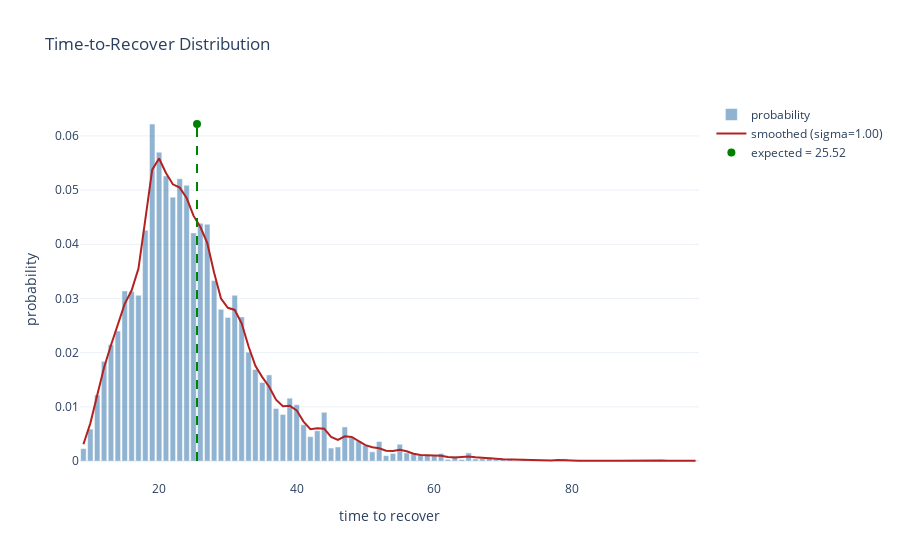
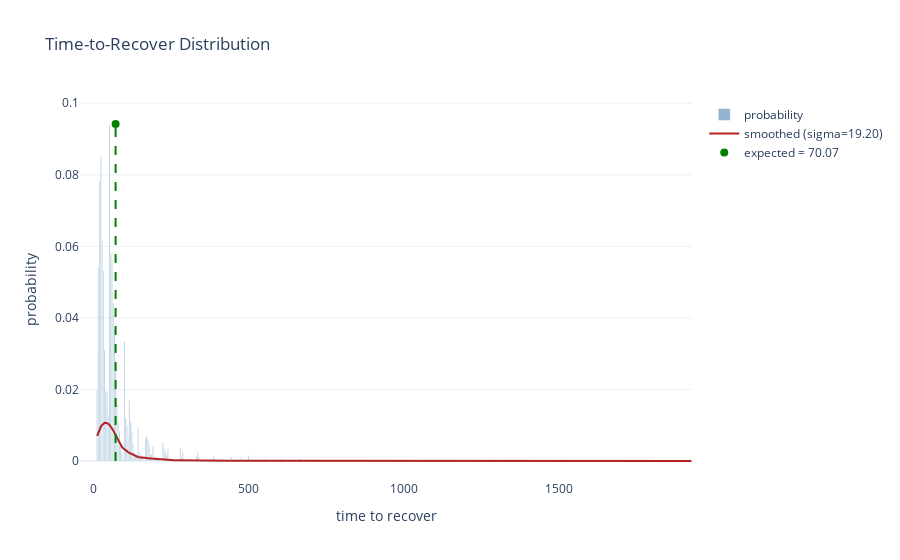
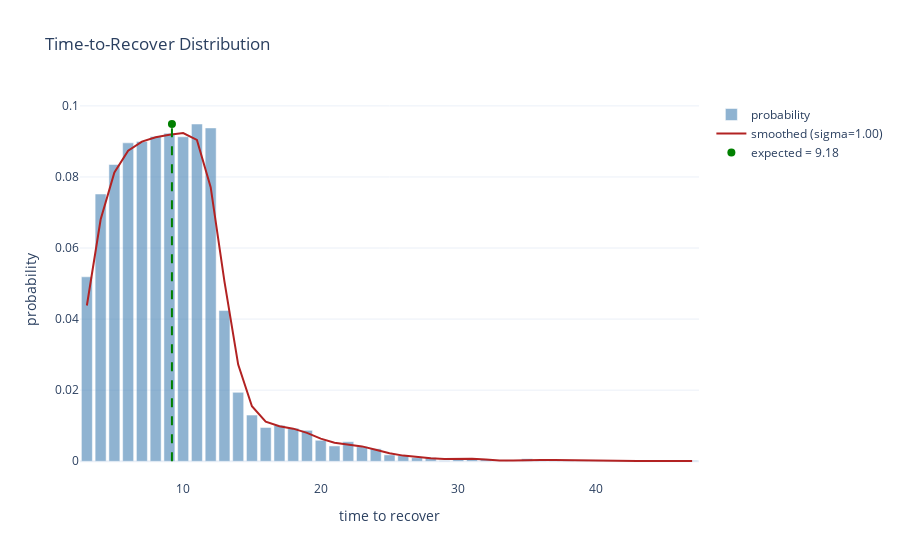

Write notebook code for charts like these, in order.
### Code cell
# Just restart the notebook and it will run all benchmarks again.
# Cached benchmarks are stored in memory and reused if the source file did not change.


def compute_sha1(path):
    """Return SHA1 hash of the file's contents."""
    with open(path, "rb") as f:
        return hashlib.sha1(f.read()).hexdigest()


def load_module(name):
    """Import or reload impls.<name>."""
    full_name = "impls." + name

    if full_name in globals():
        module = importlib.reload(globals()[full_name])
    else:
        module = importlib.import_module(full_name)
        globals()[full_name] = module

    return module


def report(stats):
    render_distribution(stats)
    print(f"Expected time to recover: {stats['expected_time']} packets")
    print(f"Packet efficency: {stats['packet_efficiency']} payload bits/packet")
    print(f"Bit Efficency: {stats['bit_efficency']} payload bits/bit")


# Iterate over implementation files
for file in IMPLS_DIR.glob("*.py"):
    name = file.stem

    # Skip interface and private modules
    if name == "_interface" or name.startswith("_"):
        continue

    print("Found implementation:", name)

    file_hash = compute_sha1(file)

    # If cached: check whether file changed
    if name in benchmark_cache:
        cached = benchmark_cache[name]
        cached_hash = cached["hash"]
        cached_stats = cached["stats"]

        if cached_hash == file_hash:
            print("  No changes. Using cached benchmark.")
            report(cached_stats)
            continue
        else:
            print("  File changed. Reloading and benchmarking again.")
    else:
        print("  First time seen. Benchmarking.")

    # Load/reload implementation
    module = load_module(name)

    # Require expected constructors
    if not hasattr(module, "producer_constructor") or not hasattr(
        module, "recoverer_constructor"
    ):
        print("  Missing constructors. Skipping.\n")
        continue

    N = 5
    D = 2**20
    producer_constructor = module.producer_constructor
    recoverer_constructor = module.recoverer_constructor
    D = getattr(module, "override_D", lambda _: D)(N)

    # Run benchmark
    stats = visual_benchmark(
        producer_constructor,
        recoverer_constructor,
        N=N,
        D=D,
        passes=10000,
    )

    # Store into cache
    benchmark_cache[name] = {
        "hash": file_hash,
        "stats": stats,
    }

    # Render the new result
    report(stats)

### Figure 1 — Plotly figure (JSON) as saved in the notebook; plotly's stock layout.template omitted (floating-point values rounded to 4 significant figures)
{"data": [{"marker": {"color": "steelblue"}, "name": "probability", "opacity": 0.6, "type": "bar", "x": [9, 10, 11, 12, 13, 14, 15, 16, 17, 18, 19, 20, 21, 22, 23, 24, 25, 26, 27, 28, 29, 30, 31, 32, 33, 34, 35, 36, 37, 38, 39, 40, 41, 42, 43, 44, 45, 46, 47, 48, 49, 50, 51, 52, 53, 54, 55, 56, 57, 58, 59, 60, 61, 62, 63, 64, 65, 66, 67, 68, 69, 70, 71, 72, 73, 74, 75, 76, 77, 78, 79, 80, 81, 82, 83, 84, 85, 86, 87, 88, 89, 90, 91, 92, 93, 94, 95, 96, 97, 98], "y": [0.0023, 0.0059, 0.0122, 0.0184, 0.0215, 0.024, 0.0314, 0.0313, 0.0306, 0.0426, 0.0622, 0.057, 0.0526, 0.0487, 0.0521, 0.0509, 0.0421, 0.0439, 0.0437, 0.0333, 0.028, 0.0265, 0.0306, 0.0266, 0.0201, 0.0169, 0.0145, 0.0159, 0.0097, 0.0086, 0.0116, 0.0104, 0.0067, 0.0045, 0.0056, 0.009, 0.0024, 0.0026, 0.0063, 0.0043, 0.0037, 0.0029, 0.0017, 0.0036, 0.001, 0.0014, 0.0031, 0.0015, 0.0013, 0.001, 0.0011, 0.001, 0.0014, 0.0003, 0.0009, 0.0003, 0.0015, 0.0004, 0.0005, 0.0007, 0.0003, 0.0003, 0.0004, 0.0001, 0.0004, 0.0001, 0.0001, 0.0, 0.0, 0.0002, 0.0004, 0.0, 0.0, 0.0, 0.0002, 0.0001, 0.0, 0.0, 0.0001, 0.0, 0.0002, 0.0, 0.0, 0.0, 0.0002, 0.0, 0.0, 0.0, 0.0, 0.0001]}, {"line": {"color": "firebrick", "width": 2}, "mode": "lines", "name": "smoothed (sigma=1.00)", "type": "scatter", "x": [9, 10, 11, 12, 13, 14, 15, 16, 17, 18, 19, 20, 21, 22, 23, 24, 25, 26, 27, 28, 29, 30, 31, 32, 33, 34, 35, 36, 37, 38, 39, 40, 41, 42, 43, 44, 45, 46, 47, 48, 49, 50, 51, 52, 53, 54, 55, 56, 57, 58, 59, 60, 61, 62, 63, 64, 65, 66, 67, 68, 69, 70, 71, 72, 73, 74, 75, 76, 77, 78, 79, 80, 81, 82, 83, 84, 85, 86, 87, 88, 89, 90, 91, 92, 93, 94, 95, 96, 97, 98], "y": [0.003086, 0.006953, 0.01214, 0.01726, 0.02136, 0.02525, 0.029, 0.03146, 0.03551, 0.0446, 0.05378, 0.05583, 0.05316, 0.05106, 0.05046, 0.04854, 0.04528, 0.04319, 0.04025, 0.03477, 0.02997, 0.02828, 0.02788, 0.02542, 0.02117, 0.01759, 0.01549, 0.01372, 0.01133, 0.0101, 0.0102, 0.009355, 0.007287, 0.005883, 0.006051, 0.005969, 0.004447, 0.003903, 0.004566, 0.004451, 0.003679, 0.002923, 0.002531, 0.002352, 0.001888, 0.00184, 0.002084, 0.001802, 0.001361, 0.001135, 0.001077, 0.001084, 0.0009871, 0.0007581, 0.0006672, 0.0007468, 0.000848, 0.000703, 0.0005656, 0.0005192, 0.0004126, 0.0003363, 0.0002978, 0.0002569, 0.0002364, 0.0001681, 8.704e-05, 4.395e-05, 7.585e-05, 0.0001771, 0.000208, 0.0001085, 3.373e-05, 5.558e-05, 0.000104, 8.876e-05, 4.041e-05, 3.138e-05, 5.115e-05, 7.261e-05, 8.521e-05, 4.974e-05, 2.16e-05, 4.929e-05, 7.981e-05, 4.841e-05, 1.124e-05, 6.287e-06, 2.42e-05, 3.991e-05]}, {"marker": {"color": "green", "size": 8}, "mode": "markers", "name": "expected = 25.52", "showlegend": true, "type": "scatter", "x": [25.52], "y": [0.0622]}], "layout": {"shapes": [{"line": {"color": "green", "dash": "dash", "width": 2}, "type": "line", "x0": 25.52, "x1": 25.52, "y0": 0, "y1": 0.0622}], "title": {"text": "Time-to-Recover Distribution"}, "xaxis": {"title": {"text": "time to recover"}}, "yaxis": {"title": {"text": "probability"}}}}

### Figure 2 — Plotly figure (JSON) as saved in the notebook; plotly's stock layout.template omitted (floating-point values rounded to 4 significant figures; data arrays with more than 128 entries replaced by an {"elided": "..."} marker saying what was removed)
{"data": [{"marker": {"color": "steelblue"}, "name": "probability", "opacity": 0.6, "type": "bar", "x": {"elided": "480 float values"}, "y": {"elided": "480 float values"}}, {"line": {"color": "firebrick", "width": 2}, "mode": "lines", "name": "smoothed (sigma=19.20)", "type": "scatter", "x": {"elided": "480 float values"}, "y": {"elided": "480 float values"}}, {"marker": {"color": "green", "size": 8}, "mode": "markers", "name": "expected = 70.07", "showlegend": true, "type": "scatter", "x": [70.07], "y": [0.0942]}], "layout": {"shapes": [{"line": {"color": "green", "dash": "dash", "width": 2}, "type": "line", "x0": 70.07, "x1": 70.07, "y0": 0, "y1": 0.0942}], "title": {"text": "Time-to-Recover Distribution"}, "xaxis": {"title": {"text": "time to recover"}}, "yaxis": {"title": {"text": "probability"}}}}

### Figure 3 — Plotly figure (JSON) as saved in the notebook; plotly's stock layout.template omitted (floating-point values rounded to 4 significant figures)
{"data": [{"marker": {"color": "steelblue"}, "name": "probability", "opacity": 0.6, "type": "bar", "x": [3, 4, 5, 6, 7, 8, 9, 10, 11, 12, 13, 14, 15, 16, 17, 18, 19, 20, 21, 22, 23, 24, 25, 26, 27, 28, 29, 30, 31, 32, 33, 34, 35, 36, 37, 38, 39, 40, 41, 42, 43, 44, 45, 46, 47], "y": [0.0519, 0.0752, 0.0835, 0.0896, 0.09, 0.0914, 0.0923, 0.0913, 0.0949, 0.0938, 0.0424, 0.0194, 0.013, 0.0095, 0.0101, 0.0093, 0.0087, 0.0059, 0.0043, 0.0055, 0.0041, 0.0035, 0.0018, 0.0016, 0.001, 0.001, 0.0002, 0.0009, 0.0008, 0.0006, 0.0, 0.0, 0.0007, 0.0002, 0.0004, 0.0003, 0.0001, 0.0001, 0.0001, 0.0001, 0.0, 0.0001, 0.0002, 0.0, 0.0002]}, {"line": {"color": "firebrick", "width": 2}, "mode": "lines", "name": "smoothed (sigma=1.00)", "type": "scatter", "x": [3, 4, 5, 6, 7, 8, 9, 10, 11, 12, 13, 14, 15, 16, 17, 18, 19, 20, 21, 22, 23, 24, 25, 26, 27, 28, 29, 30, 31, 32, 33, 34, 35, 36, 37, 38, 39, 40, 41, 42, 43, 44, 45, 46, 47], "y": [0.04382, 0.06802, 0.08128, 0.08738, 0.08996, 0.09116, 0.09185, 0.09233, 0.09044, 0.07711, 0.05059, 0.02719, 0.01547, 0.01116, 0.009865, 0.00917, 0.007995, 0.006363, 0.005223, 0.004782, 0.004177, 0.003232, 0.002257, 0.001578, 0.001156, 0.000836, 0.0006466, 0.000692, 0.0006975, 0.0004857, 0.0002311, 0.0002179, 0.0003533, 0.0003627, 0.0003243, 0.0002605, 0.0001651, 0.0001117, 9.549e-05, 7.624e-05, 6.505e-05, 9.504e-05, 0.0001153, 0.0001022, 9.105e-05]}, {"marker": {"color": "green", "size": 8}, "mode": "markers", "name": "expected = 9.18", "showlegend": true, "type": "scatter", "x": [9.183], "y": [0.0949]}], "layout": {"shapes": [{"line": {"color": "green", "dash": "dash", "width": 2}, "type": "line", "x0": 9.183, "x1": 9.183, "y0": 0, "y1": 0.0949}], "title": {"text": "Time-to-Recover Distribution"}, "xaxis": {"title": {"text": "time to recover"}}, "yaxis": {"title": {"text": "probability"}}}}
